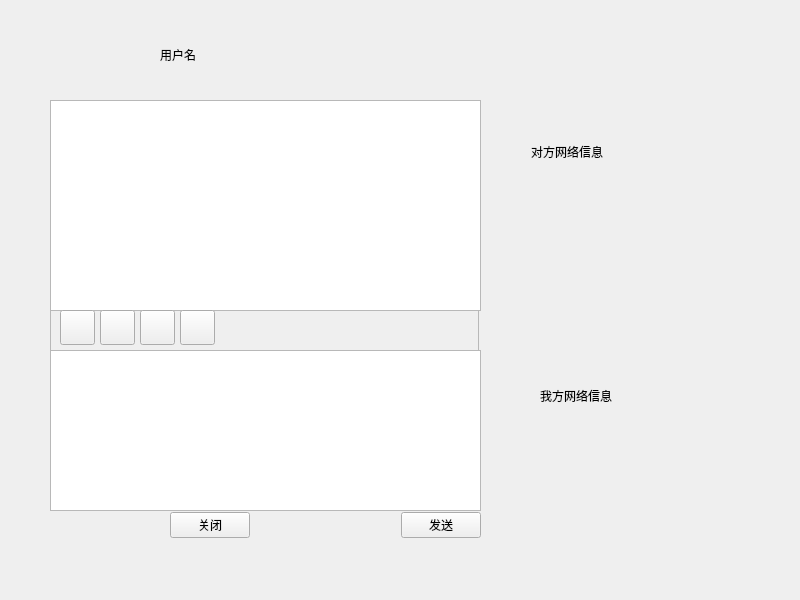
<?xml version="1.0" encoding="UTF-8"?>
<ui version="4.0">
 <class>groupchatWidget</class>
 <widget class="QWidget" name="groupchatWidget">
  <property name="geometry">
   <rect>
    <x>0</x>
    <y>0</y>
    <width>800</width>
    <height>600</height>
   </rect>
  </property>
  <property name="windowTitle">
   <string>chatWidget</string>
  </property>
  <widget class="QTextEdit" name="textEditreceive">
   <property name="geometry">
    <rect>
     <x>50</x>
     <y>100</y>
     <width>431</width>
     <height>211</height>
    </rect>
   </property>
  </widget>
  <widget class="QFrame" name="frame">
   <property name="geometry">
    <rect>
     <x>50</x>
     <y>310</y>
     <width>429</width>
     <height>41</height>
    </rect>
   </property>
   <property name="frameShape">
    <enum>QFrame::StyledPanel</enum>
   </property>
   <property name="frameShadow">
    <enum>QFrame::Raised</enum>
   </property>
   <widget class="QPushButton" name="pushButtonsmile">
    <property name="geometry">
     <rect>
      <x>10</x>
      <y>0</y>
      <width>35</width>
      <height>35</height>
     </rect>
    </property>
    <property name="text">
     <string/>
    </property>
   </widget>
   <widget class="QPushButton" name="pushButtontxtsize">
    <property name="geometry">
     <rect>
      <x>50</x>
      <y>0</y>
      <width>35</width>
      <height>35</height>
     </rect>
    </property>
    <property name="text">
     <string/>
    </property>
   </widget>
   <widget class="QPushButton" name="pushButtontelephone">
    <property name="geometry">
     <rect>
      <x>90</x>
      <y>0</y>
      <width>35</width>
      <height>35</height>
     </rect>
    </property>
    <property name="text">
     <string/>
    </property>
   </widget>
   <widget class="QPushButton" name="pushButtonfile">
    <property name="geometry">
     <rect>
      <x>130</x>
      <y>0</y>
      <width>35</width>
      <height>35</height>
     </rect>
    </property>
    <property name="text">
     <string/>
    </property>
    <property name="autoDefault">
     <bool>false</bool>
    </property>
    <property name="flat">
     <bool>false</bool>
    </property>
   </widget>
  </widget>
  <widget class="QTextEdit" name="textEditsend">
   <property name="geometry">
    <rect>
     <x>50</x>
     <y>350</y>
     <width>431</width>
     <height>161</height>
    </rect>
   </property>
  </widget>
  <widget class="QLabel" name="label">
   <property name="geometry">
    <rect>
     <x>531</x>
     <y>71</y>
     <width>191</width>
     <height>161</height>
    </rect>
   </property>
   <property name="text">
    <string>对方网络信息</string>
   </property>
  </widget>
  <widget class="QLabel" name="label_2">
   <property name="geometry">
    <rect>
     <x>540</x>
     <y>290</y>
     <width>161</width>
     <height>211</height>
    </rect>
   </property>
   <property name="text">
    <string>我方网络信息</string>
   </property>
  </widget>
  <widget class="QLabel" name="labelUserImg">
   <property name="geometry">
    <rect>
     <x>60</x>
     <y>20</y>
     <width>81</width>
     <height>71</height>
    </rect>
   </property>
   <property name="text">
    <string/>
   </property>
   <property name="pixmap">
    <pixmap resource="resources.qrc">:/image/Luffy.png</pixmap>
   </property>
   <property name="scaledContents">
    <bool>true</bool>
   </property>
  </widget>
  <widget class="QWidget" name="layoutWidget">
   <property name="geometry">
    <rect>
     <x>170</x>
     <y>510</y>
     <width>311</width>
     <height>30</height>
    </rect>
   </property>
   <layout class="QHBoxLayout" name="horizontalLayout">
    <item>
     <widget class="QPushButton" name="pushButtonclose">
      <property name="text">
       <string>关闭</string>
      </property>
     </widget>
    </item>
    <item>
     <spacer name="horizontalSpacer">
      <property name="orientation">
       <enum>Qt::Horizontal</enum>
      </property>
      <property name="sizeHint" stdset="0">
       <size>
        <width>40</width>
        <height>20</height>
       </size>
      </property>
     </spacer>
    </item>
    <item>
     <widget class="QPushButton" name="pushButtonsend">
      <property name="text">
       <string>发送</string>
      </property>
     </widget>
    </item>
   </layout>
  </widget>
  <widget class="QLabel" name="label_username">
   <property name="geometry">
    <rect>
     <x>160</x>
     <y>44</y>
     <width>81</width>
     <height>21</height>
    </rect>
   </property>
   <property name="text">
    <string>用户名</string>
   </property>
  </widget>
 </widget>
 <resources>
  <include location="resources.qrc"/>
 </resources>
 <connections/>
</ui>
